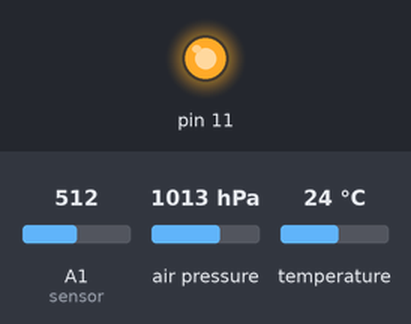
A sketch run on a simulated Arduino Uno, built with avr-gcc and run on an emulated ATmega328P. On the bench: output pins drawn as LEDs (lit = HIGH). Inputs (shaded band) come from the test bench; at power-on: A1 (sensor) = 512, air pressure 1013 hPa, temperature 24 °C. What the sketch prints to the serial monitor is not drawn.

Above: at 1.2 s.
1.3 s: A1 (sensor) set to 0
Timing chart, 0 to 4.3 s (numbered marks = the images above; inputs shaded):
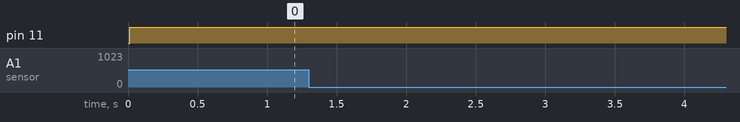

The sketch:

Pressure_chamber_3D_tank.ino
```cpp
// Figaro TGS 2611 to calculate Ro
// Written by Ana MC Ilie
#include <Wire.h>
#include <Adafruit_BMP085.h>
#include <SPI.h>

Adafruit_BMP085 bmp;

void setup() {
Serial.begin(9600);
  if (!bmp.begin()) {
  Serial.println("Could not find a valid BMP085 sensor, check wiring!");
  while (1) {}
  }

  Serial.begin(9600);
  pinMode(11, OUTPUT);


Serial.println(",R0b,RSb,Vb,T*C,Pressure_Pa,Altitude_meters,Pa_sealevel, Datalogger_chamber");


}

void loop() {

 // digital pins for the Voltage heater VH 5 voltage

  digitalWrite(11, HIGH);   // sets the digital 11 ON


// read Ro for a analog A1

   float sensor_voltb;               //Define variable for sensor voltage
  float RS_airb;                    //Define variable for sensor resistance
  float R0b;                       //Define variable for R0
  float sensorValueb;              //Define variable for analog readings
  for(int x = 0 ; x < 500 ; x++)  //Start for loop
  {
    sensorValueb = sensorValueb + analogRead(A1); //Add analog values of sensor 500 times
  }
  sensorValueb = sensorValueb/500.0;              //Take average of readings
  sensor_voltb = analogRead(A1)*(5.0/1023.0);       //Convert average to voltage

  RS_airb = ((5.0*10)/sensor_voltb)-10;       //Calculate RS in fresh air Rs = ((Vc * Rl)/sensorVolt))-Rl

  // RS_airb = ((5.0-sensor_voltb)/sensor_voltb);       //Calculate RS in fresh air omit the Rl
  R0b = RS_airb/14.51;

 // Wait a few seconds between measurements.
  delay(600);


  //print out the values


  Serial.print(",");
  Serial.print(R0b);
  Serial.print(",");
  Serial.print(RS_airb);
  Serial.print(",");
  Serial.print(sensor_voltb);
  Serial.print(",");
  Serial.print(bmp.readTemperature());
  Serial.print(",");
  Serial.print(bmp.readPressure());
  Serial.print(",");
  Serial.print(bmp.readAltitude());
  Serial.print(",");
  Serial.print(bmp.readSealevelPressure());
  Serial.println(",");

  delay(1000);                                  //Wait 1 second

}
```

Measured:
- after the input at 1.3 s, every drawn part: stays the same
